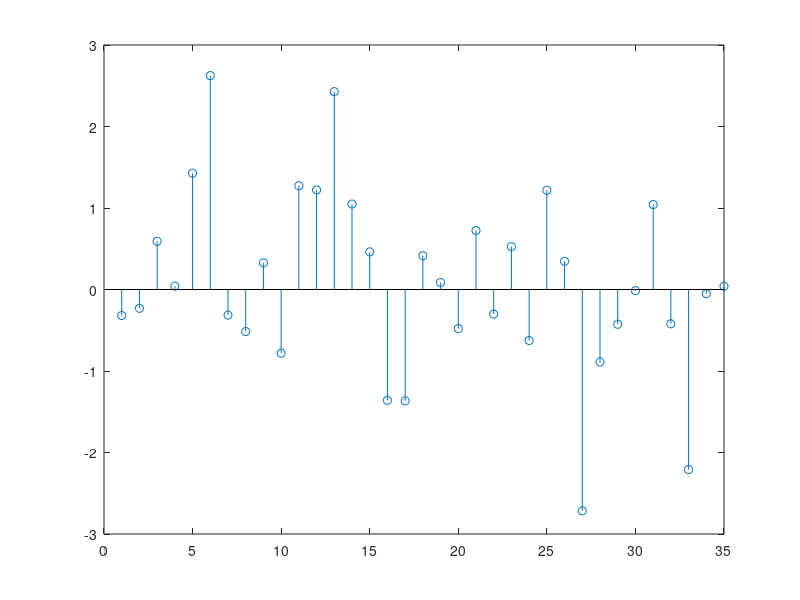

Source code (MATLAB): (Note: this script raises an error after producing the figure.)
clear;clc; close all;

N = 35;
y = randn(1,N);
figure(1),stem(y)

Y1 = mydft2024(y);
Y2 = fft(y);

figure(2),stem(abs(Y1))
figure(3),stem(abs(Y2))

RMSE = myRMSE(Y1,Y2,N);
disp(RMSE)

function RMSE = myRMSE(x,y,N)
    F = zeros(1,N); %スペクトルの初期化
    %RMSE
    for n = 1:N-1
        F(n + 1) = F(n + 1) + ((x(n + 1) - y(n + 1))^2);
    end
    RMSE = sqrt(F(N)/ N);
end

function F = mydft2024(f)
N = length(f);		%信号の長さ
F = zeros(1,N);	%スペクトルの初期化

%DFTの実装
for k = 0:N-1
  for n = 0:N-1
    F(k + 1) =F(k + 1) + f(n + 1) * exp(-j * (2 * pi / N) * k * n);
  end
end

end